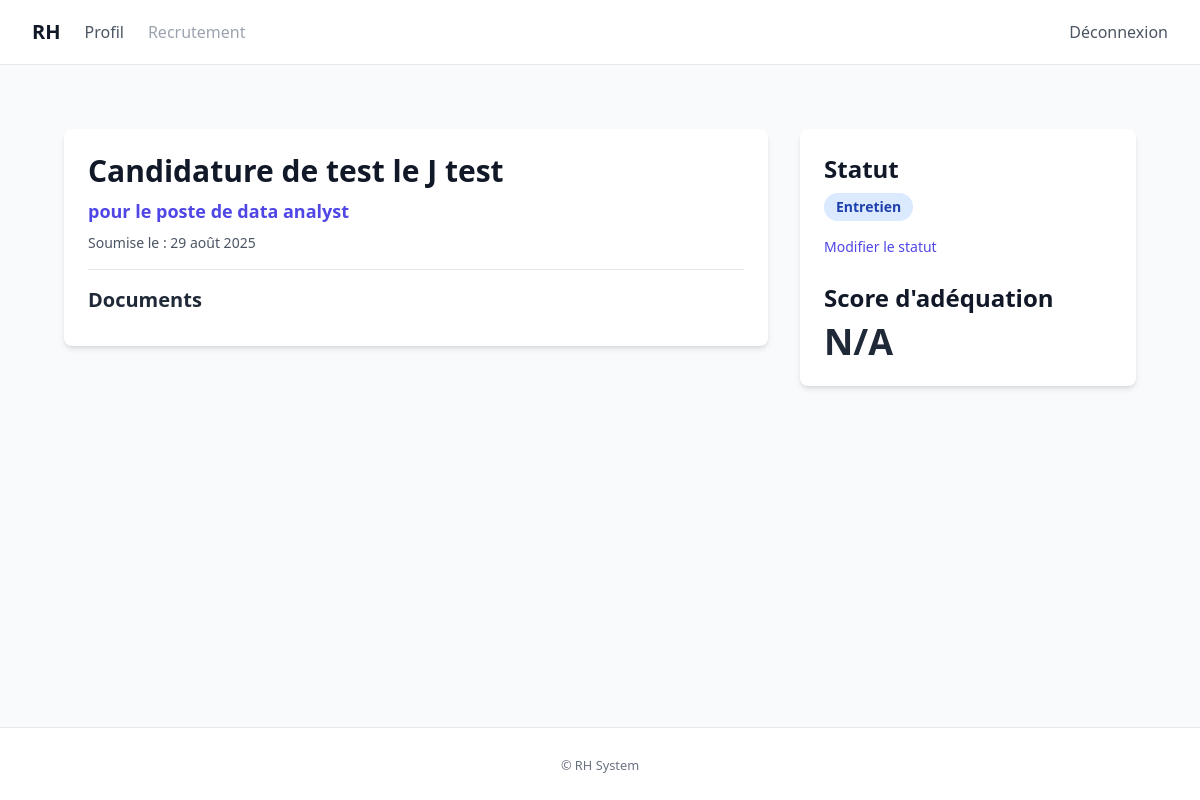
Page /recruitment/candidatures/2/ (signed in) on the earlier database version.
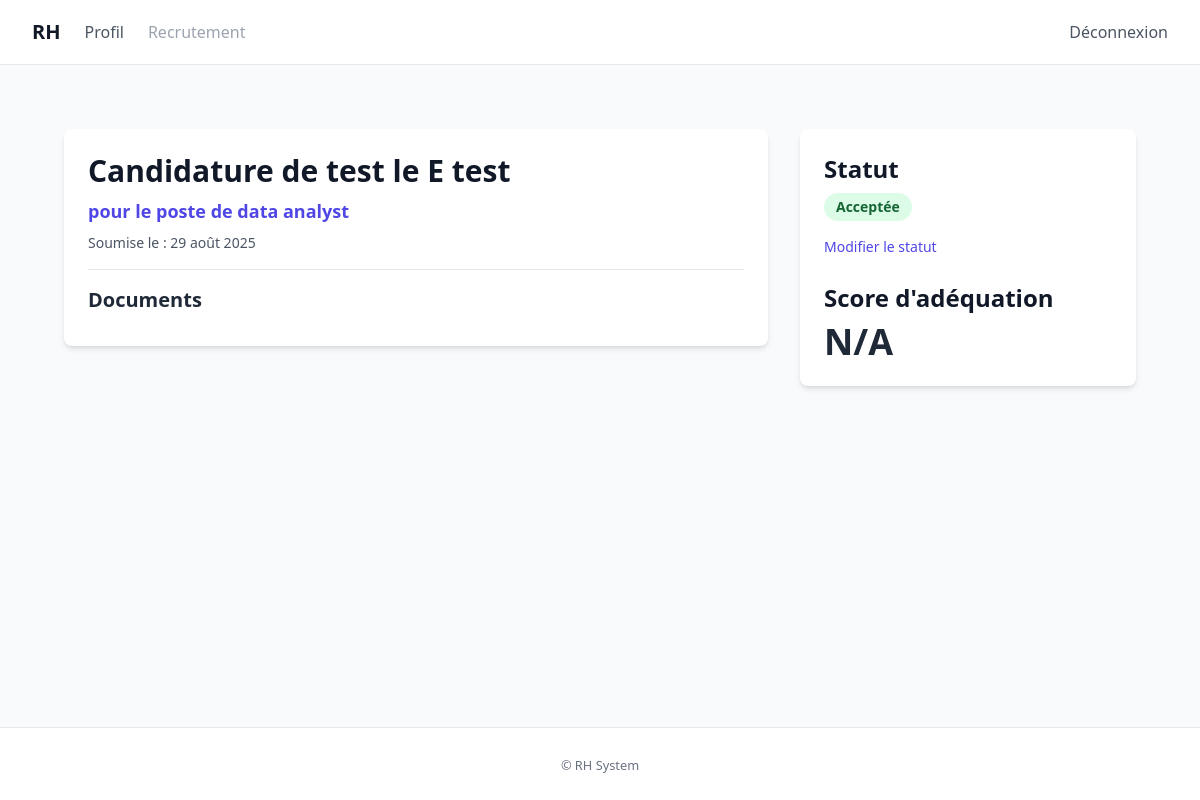
Same page on the later database version.
### recruitment/models.py (models this page shows, shortened)
class Candidature(models.Model):
    class Statuts(models.TextChoices):
        SOUMISE = "submitted", "Soumise"
        EN_REVUE = "in_review", "En revue"
        ENTRETIEN = "interview", "Entretien"
        ACCEPTEE = "accepted", "Acceptée"
        REFUSEE = "rejected", "Refusée"
    candidat = models.ForeignKey(User, on_delete=models.CASCADE, related_name="candidatures")
    poste = models.ForeignKey(Poste, on_delete=models.CASCADE, related_name="candidatures")
    cv_file = models.FileField(
        upload_to=upload_to_cv,
        validators=[validate_document_file],
        blank=True,
        null=True,
    )
    lettre_motivation_file = models.FileField(
        upload_to=upload_to_lettre,
        validators=[validate_document_file],
        blank=True,
        null=True,
    )
    date_soumission = models.DateTimeField(auto_now_add=True)
    statut = models.CharField(max_length=20, choices=Statuts.choices, default=Statuts.SOUMISE)
    class Meta:
        ordering = ["-date_soumission"]
        indexes = [
            models.Index(fields=["statut", "date_soumission"]),
        ]
        constraints = [
            models.UniqueConstraint(fields=["candidat", "poste"], name="unique_candidature_par_poste"),
        ]
    def get_statut_class(self) -> str:
        if self.statut == self.Statuts.SOUMISE:
            return "bg-gray-100 text-gray-800"
        elif self.statut == self.Statuts.EN_REVUE:
            return "bg-yellow-100 text-yellow-800"
        elif self.statut == self.Statuts.ENTRETIEN:
            return "bg-blue-100 text-blue-800"
        elif self.statut == self.Statuts.ACCEPTEE:
            return "bg-green-100 text-green-800"
        elif self.statut == self.Statuts.REFUSEE:
            return "bg-red-100 text-red-800"
        return "bg-gray-100 text-gray-800"

class Poste(models.Model):
    class TypeContrat(models.TextChoices):
        CDI = "CDI", "CDI"
        CDD = "CDD", "CDD"
        ALTERNANCE = "Alternance", "Alternance"
    titre = models.CharField(max_length=200)
    description = models.TextField()
    competences_requises = models.TextField(blank=True)
    type_contrat = models.CharField(max_length=20, choices=TypeContrat.choices, default=TypeContrat.CDI)
    date_creation = models.DateTimeField(auto_now_add=True)
    actif = models.BooleanField(default=True)
    class Meta:
        ordering = ["-date_creation"]
        indexes = [
            models.Index(fields=["actif", "date_creation"]),
        ]

### recruitment/views.py (the view)
# urls.py: path('candidatures/<int:pk>/', views.CandidatureDetailView.as_view(), name='candidature_detail'),
class CandidatureDetailView(RecruiterRequiredMixin, DetailView):
    model = Candidature
    template_name = 'recruitment/candidature_detail.html'
    context_object_name = 'candidature'

### recruitment/templates/recruitment/candidature_detail.html (shortened to what this page needs)
{% extends "accounts/base.html" %}
{% block content %}
<div class="max-w-7xl mx-auto px-4 sm:px-6 lg:px-8 py-8">
    <div class="grid grid-cols-1 lg:grid-cols-3 gap-8">
        <div class="lg:col-span-2">
            <div class="bg-white p-6 rounded-lg shadow-md">
                <div class="border-b border-gray-200 pb-4 mb-4">
                    <h1 class="text-3xl font-bold text-gray-900">Candidature de {{ candidature.candidat.get_full_name|default:candidature.candidat.username }}</h1>
                    <p class="mt-2 text-lg text-primary font-semibold">pour le poste de {{ candidature.poste.titre }}</p>
                    <p class="mt-2 text-sm text-gray-600">
                        <span class="font-medium">Soumise le :</span> {{ candidature.date_soumission|date:"d F Y" }}
                    </p>
                </div>
                <div class="space-y-6 text-gray-700">
                    <div>
                        <h2 class="text-xl font-semibold text-gray-800 mb-2">Documents</h2>
                    </div>
                </div>
            </div>
        </div>
        <div class="lg:col-span-1">
            <div class="bg-white p-6 rounded-lg shadow-md sticky top-8 space-y-6">
                <div>
                    <h2 class="text-2xl font-bold text-gray-900 mb-2">Statut</h2>
                    <p>
                        <span class="px-3 py-1 inline-flex text-sm leading-5 font-semibold rounded-full {{ candidature.get_statut_class }}">
                            {{ candidature.get_statut_display }}
                        </span>
                    </p>
                    <a href="{% url 'recruitment:candidature_status_update' candidature.pk %}" class="mt-4 inline-block text-sm text-primary hover:underline">Modifier le statut</a>
                </div>
                <div>
                    <h2 class="text-2xl font-bold text-gray-900 mb-2">Score d'adéquation</h2>
                    <p class="text-4xl font-bold text-gray-800">{{ candidature.score.score_ia|default:"N/A" }}</p>
                </div>
            </div>
        </div>
    </div>
</div>
{% endblock %}

Differences in the rows shown:
changed Candidature "data analyst": candidat.get_full_name "test le J test" → "test le E test"; statut "Entretien" → "Acceptée"
